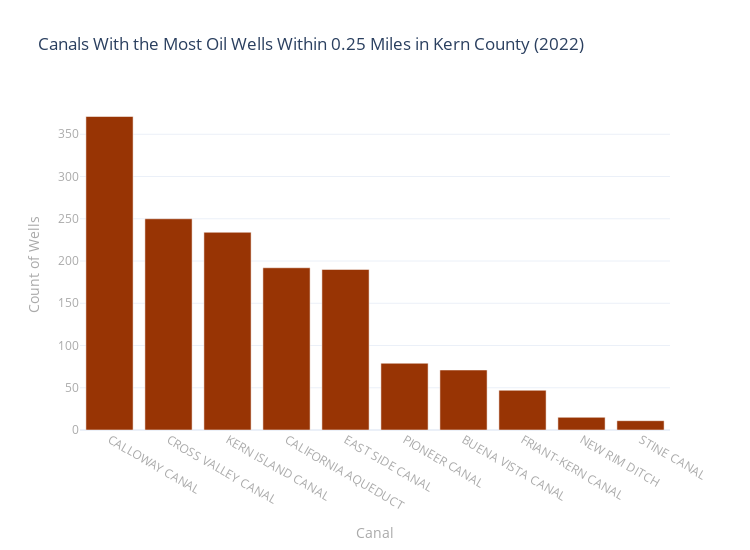

The notebook cell this image was saved under:
### Markdown cell above
Now to graph the results, using the same hex code for this level of exposure as with the previous maps and charts.

### Code cell
## plotting results

# setting template
import plotly.io as pio
pio.templates.default = "plotly_white"
    # options: seaborn, simple_white, plotly, plotly_white, plotly_dark
    # presentation, xgridoff, ygridoff, gridon, none

# plot 
fig = px.bar(redcanals.head(10),
        x='CANAL',
        y= 'Exposure',
        title="Canals With the Most Oil Wells Within 0.25 Miles in Kern County (2022)",
        text_auto = False,
        height=550,
        width=750,
        color_discrete_sequence =['#983404']*len(redcanals),
                 labels={
                'CANAL': 'Canal',
                'Exposure': 'Count of Wells',
        })

# bar label
fig.update_traces(textposition='outside',textfont_size=10,textfont_color='black')

# axes labels
fig.update_yaxes(title_font_size=14,title_font_color='#aaa',tickfont_color='#aaa',tickfont_size=12)
fig.update_xaxes(title_font_size=14,title_font_color='#aaa',tickfont_color='#aaa',tickfont_size=12)

# show the figure
fig.show()

#save 
fig.write_html("wellsquartertocanal.html")

### Figure 1 — Plotly figure (JSON) as saved in the notebook; plotly's stock layout.template omitted (floating-point values rounded to 4 significant figures)
{"data": [{"alignmentgroup": "True", "hovertemplate": "Canal=%{x}<br>Count of Wells=%{y}<extra></extra>", "legendgroup": "", "marker": {"color": "#983404", "pattern": {"shape": ""}}, "name": "", "offsetgroup": "", "orientation": "v", "showlegend": false, "textfont": {"color": "black", "size": 10}, "textposition": "outside", "type": "bar", "x": ["CALLOWAY CANAL", "CROSS VALLEY CANAL", "KERN ISLAND CANAL", "CALIFORNIA AQUEDUCT", "EAST SIDE CANAL", "PIONEER CANAL", "BUENA VISTA CANAL", "FRIANT-KERN CANAL", "NEW RIM DITCH", "STINE CANAL"], "xaxis": "x", "y": [371, 250, 234, 192, 190, 79, 71, 47, 15, 11], "yaxis": "y"}], "layout": {"barmode": "relative", "height": 550, "legend": {"tracegroupgap": 0}, "title": {"text": "Canals With the Most Oil Wells Within 0.25 Miles in Kern County (2022)"}, "width": 750, "xaxis": {"anchor": "y", "autorange": true, "domain": [0, 1], "range": [-0.5, 9.5], "tickfont": {"color": "#aaa", "size": 12}, "title": {"font": {"color": "#aaa", "size": 14}, "text": "Canal"}, "type": "category"}, "yaxis": {"anchor": "x", "autorange": true, "domain": [0, 1], "range": [0, 390.5], "tickfont": {"color": "#aaa", "size": 12}, "title": {"font": {"color": "#aaa", "size": 14}, "text": "Count of Wells"}, "type": "linear"}}}
